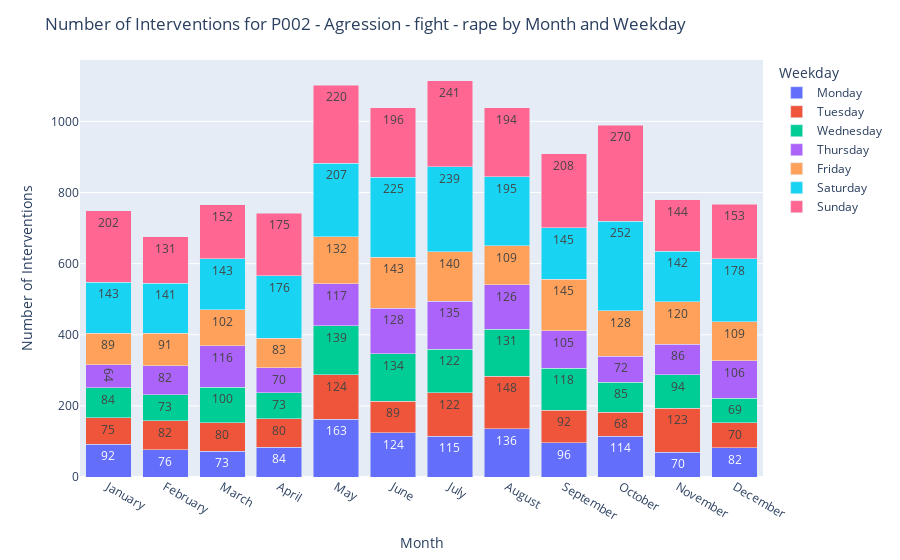

Here is the notebook cell this chart was saved with:
### Code cell
import pandas as pd
import plotly.express as px

# Define the order of months and days
month_order = ['January', 'February', 'March', 'April', 'May', 'June', 'July', 'August', 'September', 'October', 'November', 'December']
day_order = ['Monday', 'Tuesday', 'Wednesday', 'Thursday', 'Friday', 'Saturday', 'Sunday']

# Function to plot interventions for a specific event type
def plot_interventions(event_type):
    # Filter the dataset based on the selected event type
    filtered_df = interventions_dataset[interventions_dataset['eventtype_trip'] == event_type]
    
    # Group by month and weekday, and count occurrences
    grouped = filtered_df.groupby([filtered_df['t0'].dt.month_name(), filtered_df['t0'].dt.day_name()]).size().unstack().fillna(0)

    # Flatten the DataFrame to have a single index
    grouped_flat = grouped.reset_index()

    # Melt the DataFrame to long format
    melted = pd.melt(grouped_flat, id_vars='t0', value_vars=grouped_flat.columns[1:], var_name='Weekday', value_name='Count')

    # Create the bar plot
    fig = px.bar(melted, x='t0', y='Count', color='Weekday', barmode='stack', text='Count',
                 category_orders={'t0': month_order, 'Weekday': day_order})

    # Update layout
    fig.update_layout(
        title=f'Number of Interventions for {event_type} by Month and Weekday',
        xaxis_title='Month',
        yaxis_title='Number of Interventions'
    )

    # Show the figure
    fig.show()

# Select an event type from the dropdown menu
#selected_event_type = "P032 - Allergic reactions"
selected_event_type = "P002 - Agression - fight - rape"

plot_interventions(selected_event_type)

### Figure 1 — Plotly figure (JSON) as saved in the notebook; plotly's stock layout.template omitted (floating-point values rounded to 4 significant figures)
{"data": [{"alignmentgroup": "True", "hovertemplate": "Weekday=Monday<br>t0=%{x}<br>Count=%{text}<extra></extra>", "legendgroup": "Monday", "marker": {"color": "#636efa", "pattern": {"shape": ""}}, "name": "Monday", "offsetgroup": "Monday", "orientation": "v", "showlegend": true, "text": [84, 136, 82, 76, 92, 115, 124, 73, 163, 70, 114, 96], "textposition": "auto", "type": "bar", "x": ["April", "August", "December", "February", "January", "July", "June", "March", "May", "November", "October", "September"], "xaxis": "x", "y": [84, 136, 82, 76, 92, 115, 124, 73, 163, 70, 114, 96], "yaxis": "y"}, {"alignmentgroup": "True", "hovertemplate": "Weekday=Tuesday<br>t0=%{x}<br>Count=%{text}<extra></extra>", "legendgroup": "Tuesday", "marker": {"color": "#EF553B", "pattern": {"shape": ""}}, "name": "Tuesday", "offsetgroup": "Tuesday", "orientation": "v", "showlegend": true, "text": [80, 148, 70, 82, 75, 122, 89, 80, 124, 123, 68, 92], "textposition": "auto", "type": "bar", "x": ["April", "August", "December", "February", "January", "July", "June", "March", "May", "November", "October", "September"], "xaxis": "x", "y": [80, 148, 70, 82, 75, 122, 89, 80, 124, 123, 68, 92], "yaxis": "y"}, {"alignmentgroup": "True", "hovertemplate": "Weekday=Wednesday<br>t0=%{x}<br>Count=%{text}<extra></extra>", "legendgroup": "Wednesday", "marker": {"color": "#00cc96", "pattern": {"shape": ""}}, "name": "Wednesday", "offsetgroup": "Wednesday", "orientation": "v", "showlegend": true, "text": [73, 131, 69, 73, 84, 122, 134, 100, 139, 94, 85, 118], "textposition": "auto", "type": "bar", "x": ["April", "August", "December", "February", "January", "July", "June", "March", "May", "November", "October", "September"], "xaxis": "x", "y": [73, 131, 69, 73, 84, 122, 134, 100, 139, 94, 85, 118], "yaxis": "y"}, {"alignmentgroup": "True", "hovertemplate": "Weekday=Thursday<br>t0=%{x}<br>Count=%{text}<extra></extra>", "legendgroup": "Thursday", "marker": {"color": "#ab63fa", "pattern": {"shape": ""}}, "name": "Thursday", "offsetgroup": "Thursday", "orientation": "v", "showlegend": true, "text": [70, 126, 106, 82, 64, 135, 128, 116, 117, 86, 72, 105], "textposition": "auto", "type": "bar", "x": ["April", "August", "December", "February", "January", "July", "June", "March", "May", "November", "October", "September"], "xaxis": "x", "y": [70, 126, 106, 82, 64, 135, 128, 116, 117, 86, 72, 105], "yaxis": "y"}, {"alignmentgroup": "True", "hovertemplate": "Weekday=Friday<br>t0=%{x}<br>Count=%{text}<extra></extra>", "legendgroup": "Friday", "marker": {"color": "#FFA15A", "pattern": {"shape": ""}}, "name": "Friday", "offsetgroup": "Friday", "orientation": "v", "showlegend": true, "text": [83, 109, 109, 91, 89, 140, 143, 102, 132, 120, 128, 145], "textposition": "auto", "type": "bar", "x": ["April", "August", "December", "February", "January", "July", "June", "March", "May", "November", "October", "September"], "xaxis": "x", "y": [83, 109, 109, 91, 89, 140, 143, 102, 132, 120, 128, 145], "yaxis": "y"}, {"alignmentgroup": "True", "hovertemplate": "Weekday=Saturday<br>t0=%{x}<br>Count=%{text}<extra></extra>", "legendgroup": "Saturday", "marker": {"color": "#19d3f3", "pattern": {"shape": ""}}, "name": "Saturday", "offsetgroup": "Saturday", "orientation": "v", "showlegend": true, "text": [176, 195, 178, 141, 143, 239, 225, 143, 207, 142, 252, 145], "textposition": "auto", "type": "bar", "x": ["April", "August", "December", "February", "January", "July", "June", "March", "May", "November", "October", "September"], "xaxis": "x", "y": [176, 195, 178, 141, 143, 239, 225, 143, 207, 142, 252, 145], "yaxis": "y"}, {"alignmentgroup": "True", "hovertemplate": "Weekday=Sunday<br>t0=%{x}<br>Count=%{text}<extra></extra>", "legendgroup": "Sunday", "marker": {"color": "#FF6692", "pattern": {"shape": ""}}, "name": "Sunday", "offsetgroup": "Sunday", "orientation": "v", "showlegend": true, "text": [175, 194, 153, 131, 202, 241, 196, 152, 220, 144, 270, 208], "textposition": "auto", "type": "bar", "x": ["April", "August", "December", "February", "January", "July", "June", "March", "May", "November", "October", "September"], "xaxis": "x", "y": [175, 194, 153, 131, 202, 241, 196, 152, 220, 144, 270, 208], "yaxis": "y"}], "layout": {"barmode": "stack", "legend": {"title": {"text": "Weekday"}, "tracegroupgap": 0}, "margin": {"t": 60}, "title": {"text": "Number of Interventions for P002 - Agression - fight - rape by Month and Weekday"}, "xaxis": {"anchor": "y", "categoryarray": ["January", "February", "March", "April", "May", "June", "July", "August", "September", "October", "November", "December"], "categoryorder": "array", "domain": [0, 1], "title": {"text": "Month"}}, "yaxis": {"anchor": "x", "domain": [0, 1], "title": {"text": "Number of Interventions"}}}}
